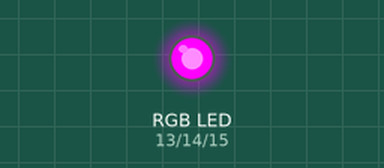
Bench run of a program on a simulated MicroPython board. Shown: an RGB LED mixed from three pins (HIGH = lit). At 0.0 s the program stops and its outputs stay as they are.

Above: at 0.1 s.
Timing chart, 0 to 1.5 s (numbered marks = the images above):
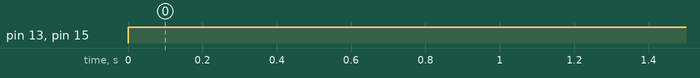

Measured:
- by itself, pin 13 (red), pin 15 (blue): LOW → HIGH at 0.00 s

The program:

RGB_LED.py
```python
import machine
import time

red = machine.PWM(machine.Pin(13))
green = machine.PWM(machine.Pin(14))
blue = machine.PWM(machine.Pin(15))
red.freq(1000)
green.freq(1000)
blue.freq(1000)
def color_to_duty(rgb_value):
    rgb_value = int(interval_mapping(rgb_value,0,255,0,65535))
    return rgb_value
def interval_mapping(x, in_min, in_max, out_min, out_max):
    return (x - in_min) * (out_max - out_min) / (in_max - in_min) + out_min
def color_set(red_value,green_value,blue_value):
    red.duty_u16(color_to_duty(red_value))
    green.duty_u16(color_to_duty(green_value))
    blue.duty_u16(color_to_duty(blue_value))

color_set(255,0,255)
```
